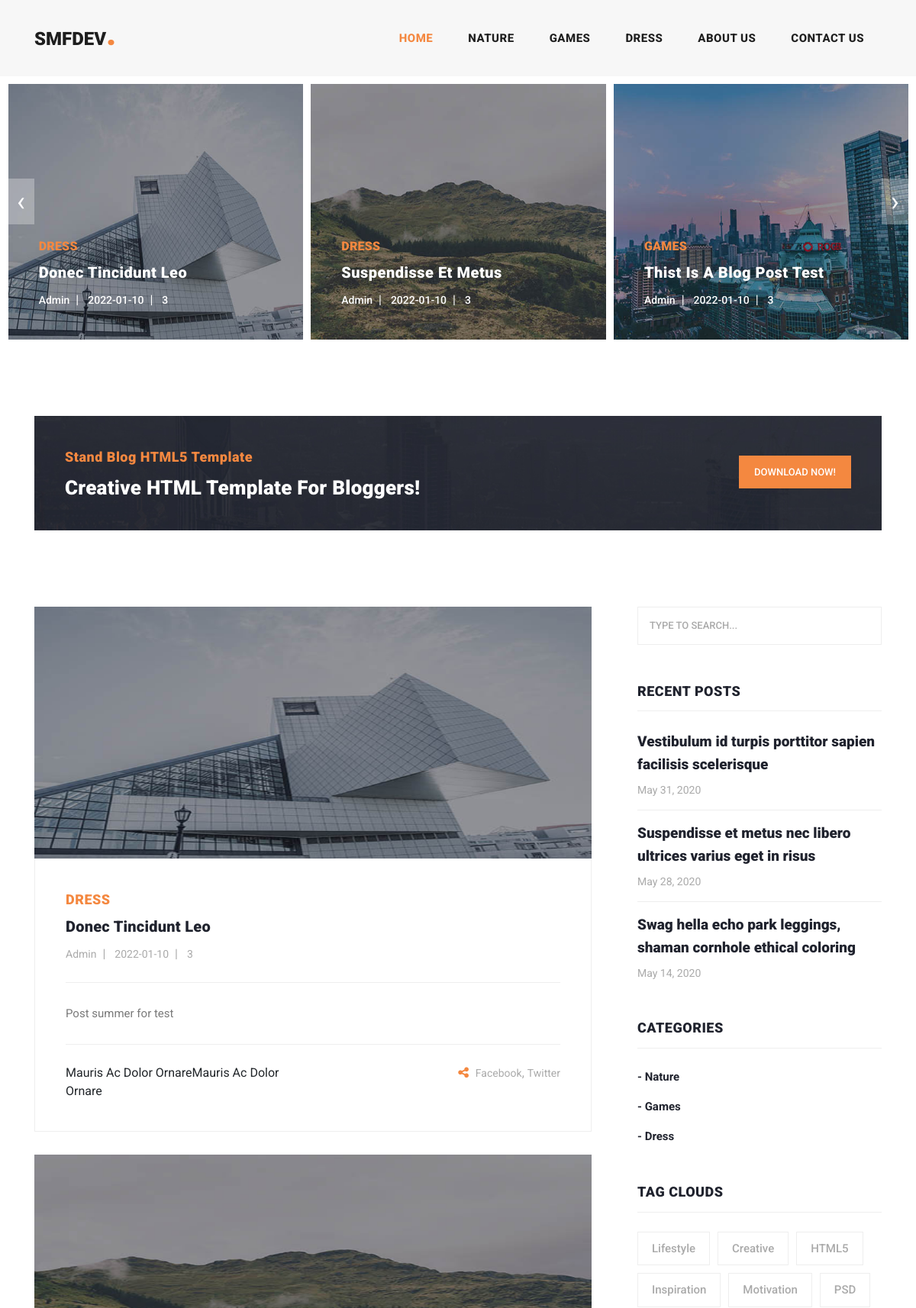
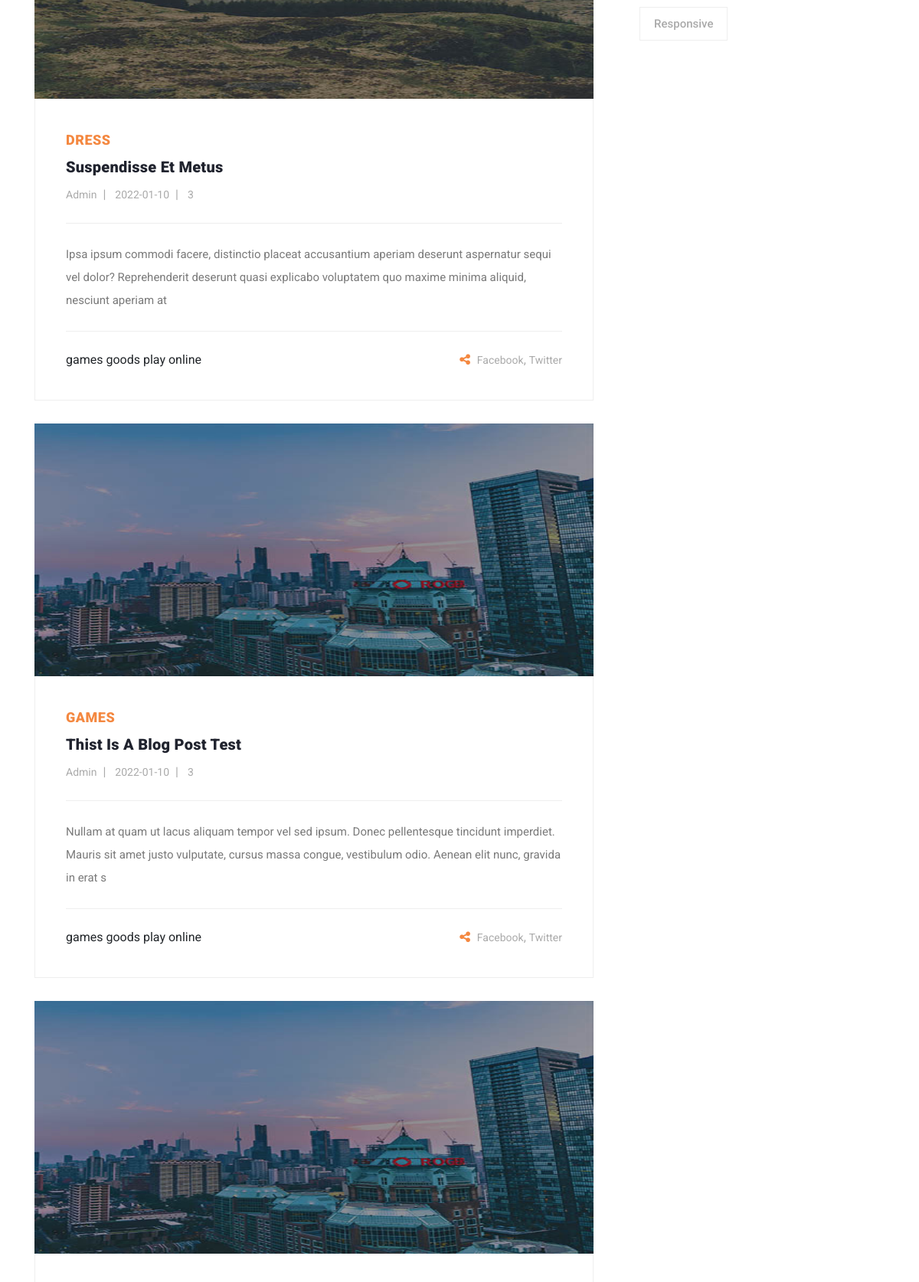
The page / (upper part) on the database its author committed (2 pictures, top to bottom).
### tables this page shows
CREATE TABLE IF NOT EXISTS `category` (
  `cat_id` int NOT NULL AUTO_INCREMENT,
  `cat_name` varchar(255) NOT NULL,
  `cat_des` varchar(255) NOT NULL,
  PRIMARY KEY (`cat_id`)
);

### admin/Class/function.php (called while the page is built, shortened)
<?php
    class blogAdmin{
        private $conn;
        public function __construct()
        {
            $dbhost = "localhost";
            $dbuser = "root";
            $dbpass = "";
            $dbname = "blogproject";
            $this->conn = mysqli_connect($dbhost,$dbuser,$dbpass,$dbname);
        }
        public function display_category(){
            $query="SELECT * FROM category";
            if(mysqli_query($this->conn, $query)){
                $cat_data =mysqli_query($this->conn, $query);
                return $cat_data;
            }
        }
        public function display_post_published(){
            $query = "SELECT * FROM post_with_ctg WHERE post_status=1";
            if(mysqli_query($this->conn, $query)){
                $post_data = mysqli_query($this->conn, $query);
                return $post_data ;
            }
        }
    }
?>

### include/category.php (the view)
<?php
    $cat = $obj->display_category();
?>
<div class="sidebar-item categories">
    <div class="sidebar-heading">
        <h2>Categories</h2>
    </div>
    <div class="content">
        <ul>
            <?php while($show = mysqli_fetch_assoc($cat)){?>
            <li><a href="category.php?view=catview&&id=<?php echo $show['cat_id'];?>">- <?php echo $show['cat_name'];?></a></li>
            <?php }?>
        </ul>
    </div>
</div>

### include/head.php (shortened to what this page needs)
<!DOCTYPE html>
<html lang="en">
<head>
  <link href="vendor/bootstrap/css/bootstrap.min.css" rel="stylesheet">
  <link rel="stylesheet" href="assets/css/fontawesome.css">
  <link rel="stylesheet" href="assets/css/templatemo-stand-blog.css">
  <link rel="stylesheet" href="assets/css/owl.css">
</head>

### index.php (shortened to what this page needs)
<?php
 include("admin/class/function.php");
 $obj = new blogAdmin();
 $cat = $obj->display_category();
?>
<?php include_once('include/head.php'); ?>
<body>
  <?php include_once('include/header.php'); ?>
  <?php include_once('include/banner.php'); ?>
  <?php include_once('include/calltoaction.php'); ?>
  <section class="blog-posts">
    <div class="container">
      <div class="row">
        <div class="col-lg-8">
          <?php include_once('include/blogpost.php'); ?>
        </div>
        <div class="col-lg-4">
        <?php include_once('include/sidebar.php'); ?>
        </div>
      </div>
    </div>
  </section>
  <?php include_once('include/script.php'); ?>

### include/header.php (shortened to what this page needs)
<header class="">
  <nav class="navbar navbar-expand-lg">
    <div class="container">
      <a class="navbar-brand" href="index.php">
        <h2>SMFDev<em>.</em></h2>
      </a>
      <div class="collapse navbar-collapse" id="navbarResponsive">
        <ul class="navbar-nav ml-auto">
          <li class="nav-item active">
            <a class="nav-link" href="index.php">Home
            </a>
          </li>
          <?php while($show = mysqli_fetch_assoc($cat)){?>
          <li class="nav-item">
            <a class="nav-link" href="category.php?view=catview&&id=<?php echo $show['cat_id'];?>"><?php echo $show['cat_name']; ?></a>
          </li>
          <?php } ?>
          <li class="nav-item">
            <a class="nav-link" href="about.php">About Us</a>
          </li>
          <li class="nav-item">
            <a class="nav-link" href="contact.php">Contact Us</a>
          </li>
        </ul>
      </div>
    </div>
  </nav>
</header>

### include/banner.php
<?php
$post = $obj->display_post_published();
?>
<div class="main-banner header-text">
  <div class="container-fluid">
    <div class="owl-banner owl-carousel">
      <?php while ($show = mysqli_fetch_assoc($post)) { ?>
        <div class="item">
          <img src="admin/upload/<?php echo $show['post_img'];?>" alt="Thumbnil">
          <div class="item-content">
            <div class="main-content">
              <div class="meta-category">
                <span><?php echo $show['cat_name']; ?></span>
              </div>
              <a href="single_post.php?view=postview&&id=<?php echo $show['post_id']; ?>">
                <h4><?php echo $show['post_title']; ?></h4>
              </a>
              <ul class="post-info">
                <li><a href="#"><?php echo $show['post_author']; ?></a></li>
                <li><a href="#"><?php echo $show['post_date']; ?></a></li>
                <li><a href="#"><?php echo $show['post_comment_count']; ?></a></li>
              </ul>
            </div>
          </div>
        </div>
      <?php } ?>
    </div>
  </div>
</div>

### include/calltoaction.php
<section class="call-to-action">
  <div class="container">
    <div class="row">
      <div class="col-lg-12">
        <div class="main-content">
          <div class="row">
            <div class="col-lg-8">
              <span>Stand Blog HTML5 Template</span>
              <h4>Creative HTML Template For Bloggers!</h4>
            </div>
            <div class="col-lg-4">
              <div class="main-button">
                <a rel="nofollow" href="https://templatemo.com/tm-551-stand-blog" target="_parent">Download Now!</a>
              </div>
            </div>
          </div>
        </div>
      </div>
    </div>
  </div>
</section>

### include/blogpost.php (shortened to what this page needs)
<?php
  $post_data= $obj->display_post_published();
?>
<div class="all-blog-posts">
  <div class="row">
    <?php while($posts = mysqli_fetch_assoc($post_data)){?>
    <div class="col-lg-12">
      <div class="blog-post">
        <div class="blog-thumb">
        <img height="330px" src="admin/upload/<?php echo $posts['post_img'];?>" alt="Thumbnil">
        </div>
        <div class="down-content">
          <span><?php echo $posts['cat_name']; ?></span>
          <a href="single_post.php?view=postview&&id=<?php echo $posts['post_id']; ?>">
            <h4><?php echo $posts['post_title']; ?></h4>
          </a>
          <ul class="post-info">
            <li><a href="#"><?php echo $posts['post_author']; ?></a></li>
            <li><a href="#"><?php echo $posts['post_date']; ?></a></li>
            <li><a href="#"><?php echo $posts['post_comment_count']; ?></a></li>
          </ul>
          <p><?php echo $posts['post_summery']; ?></p>
          <div class="post-options">
            <div class="row">
              <div class="col-6">
                <?php echo $posts['post_tag']; ?>
              </div>
              <div class="col-6">
                <ul class="post-share">
                  <li><i class="fa fa-share-alt"></i></li>
                  <li><a href="#">Facebook</a>,</li>
                  <li><a href="#"> Twitter</a></li>
                </ul>
              </div>
            </div>
          </div>
        </div>
      </div>
    </div>
    <?php }?>
  </div>
</div>

### include/sidebar.php
<div class="sidebar">
  <div class="row">
    <div class="col-lg-12">
      <?php include_once('include/search.php'); ?>
    </div>
    <div class="col-lg-12">
      <?php include_once('include/recent_post.php'); ?>
    </div>
    <div class="col-lg-12">
      <?php include_once('include/category.php'); ?>
    </div>
    <div class="col-lg-12">
      <?php include_once('include/tags.php'); ?>
    </div>
  </div>
</div>

### include/search.php
<div class="sidebar-item search">
  <form id="search_form" name="gs" method="GET" action="#">
    <input type="text" name="q" class="searchText" placeholder="type to search..." autocomplete="on">
  </form>
</div>

### include/recent_post.php
<div class="sidebar-item recent-posts">
  <div class="sidebar-heading">
    <h2>Recent Posts</h2>
  </div>
  <div class="content">
    <ul>
      <li><a href="post-details.html">
          <h5>Vestibulum id turpis porttitor sapien facilisis scelerisque</h5>
          <span>May 31, 2020</span>
        </a></li>
      <li><a href="post-details.html">
          <h5>Suspendisse et metus nec libero ultrices varius eget in risus</h5>
          <span>May 28, 2020</span>
        </a></li>
      <li><a href="post-details.html">
          <h5>Swag hella echo park leggings, shaman cornhole ethical coloring</h5>
          <span>May 14, 2020</span>
        </a></li>
    </ul>
  </div>
</div>

### include/tags.php
<div class="sidebar-item tags">
    <div class="sidebar-heading">
        <h2>Tag Clouds</h2>
    </div>
    <div class="content">
        <ul>
            <li><a href="#">Lifestyle</a></li>
            <li><a href="#">Creative</a></li>
            <li><a href="#">HTML5</a></li>
            <li><a href="#">Inspiration</a></li>
            <li><a href="#">Motivation</a></li>
            <li><a href="#">PSD</a></li>
            <li><a href="#">Responsive</a></li>
        </ul>
    </div>
</div>

### include/script.php (shortened to what this page needs)
</body>
</html>

### rows shown on the page
category: cat_name "NATURE", cat_name "Nature"
category: cat_name "GAMES", cat_name "Games"
category: cat_name "DRESS", cat_name "Dress"

### other values the page prints
$show['cat_name'] "DRESS"
$show['post_title'] "Donec Tincidunt Leo"
$show['post_author'] "Admin"
$show['post_date'] "2022-01-10"
$show['post_comment_count'] "3"
$show['post_title'] "Suspendisse Et Metus"
$show['cat_name'] "GAMES"
$show['post_title'] "Thist Is A Blog Post Test"
$posts['cat_name'] "DRESS"
$posts['post_title'] "Donec Tincidunt Leo"
$posts['post_author'] "Admin"
$posts['post_date'] "2022-01-10"
$posts['post_comment_count'] "3"
$posts['post_summery'] "Post summer for test"
$posts['post_tag'] "Mauris Ac Dolor OrnareMauris Ac Dolor Ornare"
